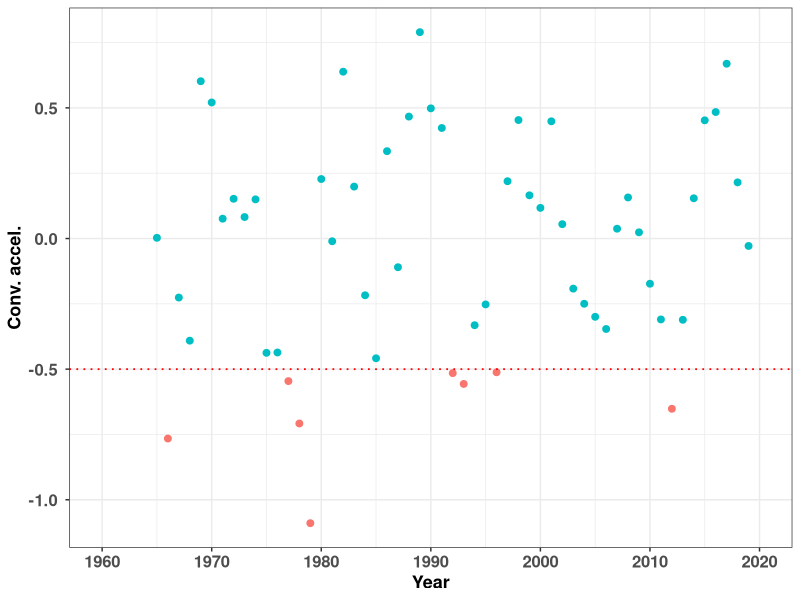
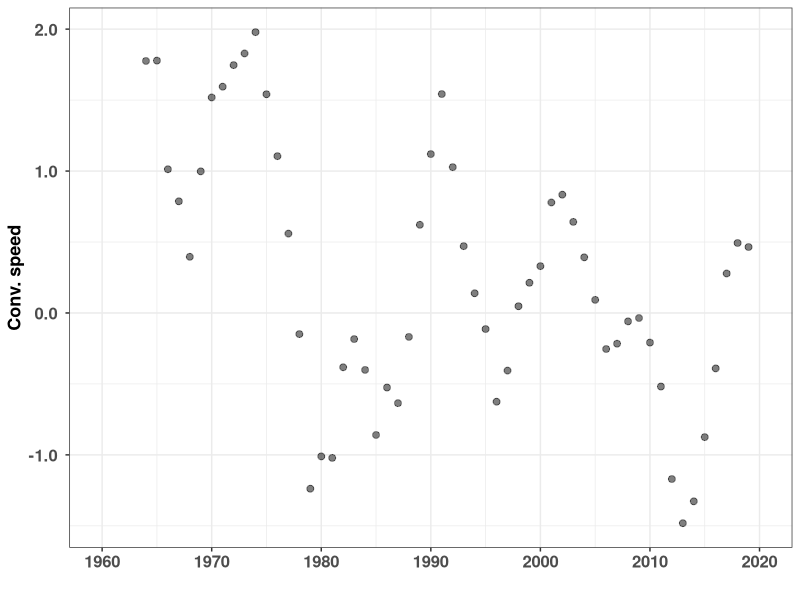
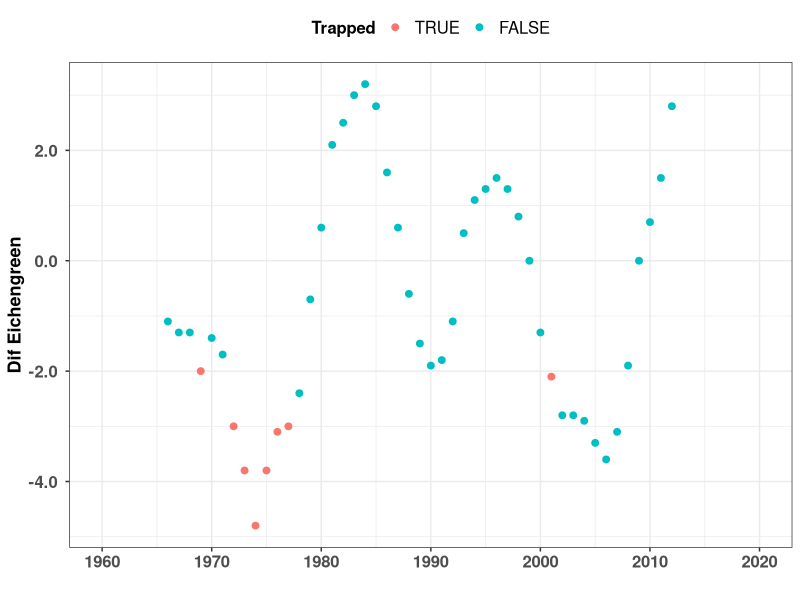
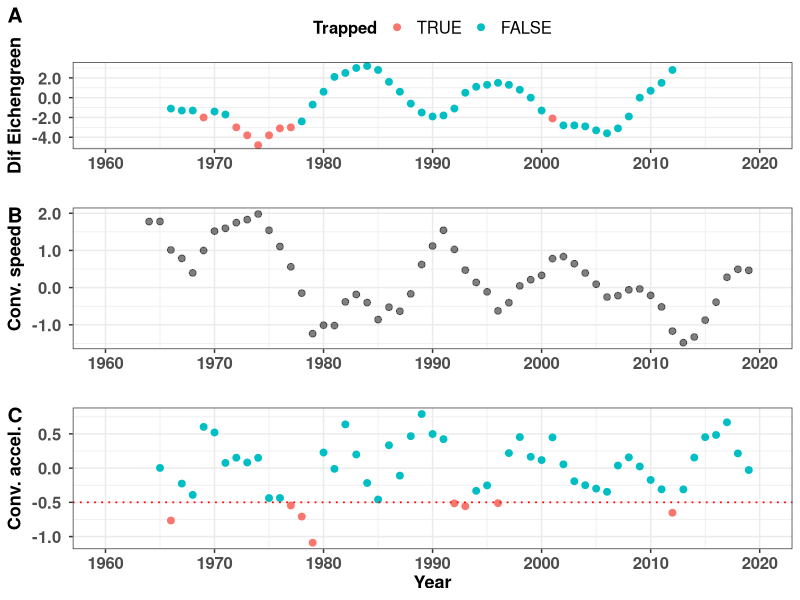
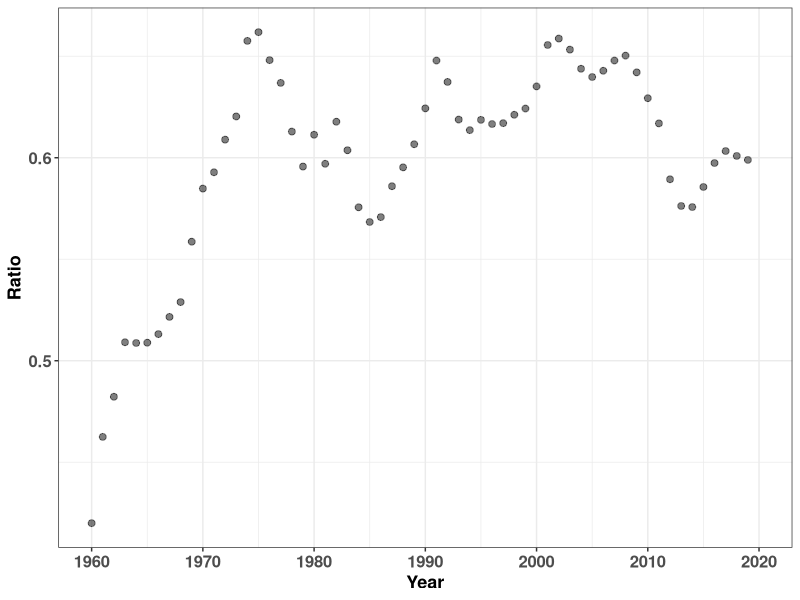
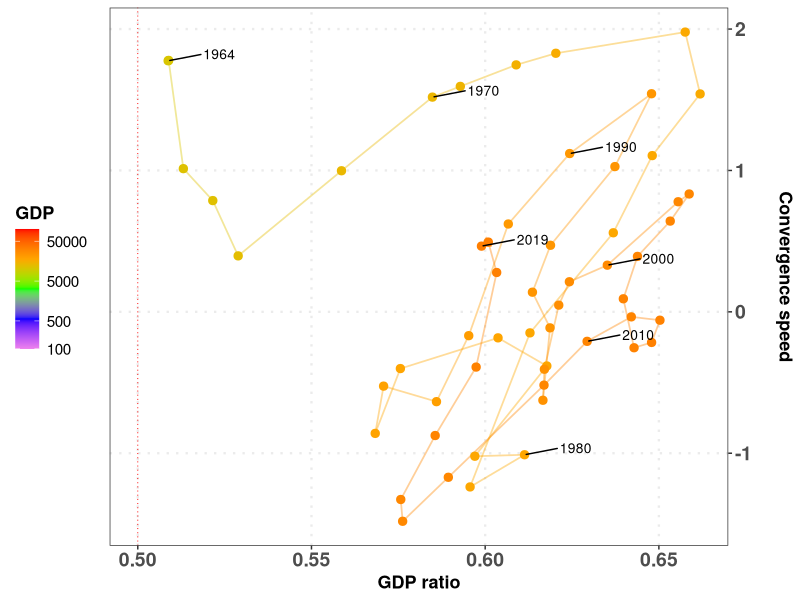

Recreate these plots in R, in order. (Note: this script raises an error after producing the figures.)
# Script to generate all magnitudes
# 
# List lcriteria allows to choose GDP, GNI or both
#
# Author: Javier Garcia-Algarra
# August 2021
# 
# set print_indiv to TRUE to procude all plots
# set print_tiff to print the ALL plot in that format
#
# Inputs:  data/GDP2010_WB.csv    GNIS.csv
#          config_data/config_plots.csv
#          config_data/criteria.txt
# Results: data/all_speeds_criteria.csv
#          figs/countries

library(ggplot2)
library(ggrepel)
library(cowplot)
library(patchwork)
library(zoo)

# Function to format axis labels
scaleFUN <- function(x) sprintf("%2.1f ", x)

criteria <- read.table("config_data/criteria.txt")
lcriteria <- criteria$V1

configuration_file <- read.table("config_data/config_plots.csv", sep=";", header=TRUE)
if (configuration_file$CountryCode == "MSCI"){           # Plot MSCI countries
  countries_msci <- read.csv("data/countries_msci.csv")
  lcountrycode <- countries_msci$ISOCode
} else 
  lcountrycode <- configuration_file$CountryCode

print_indiv <- configuration_file$print_indiv      # Print individual files
print_tiff <- configuration_file$print_tiff        # Produce tiff files. Be careful, each tiff file weights 24 MB!

USA_perc_middle_GNI <- 0.3
USA_perc_middle_GDP <- 0.5
gap_widening <- -0.5
mmovper_speed <- 5
mmovper_acc <- 5
last_year_Ecihengreen <- 2013
tdir1 <- "figs"
tdir <- paste0(tdir1,"/countries")
if (!dir.exists(tdir))
  dir.create(tdir1)
  dir.create(tdir)

for (criteria in lcriteria)
{
  count_countries <- 0
  if (criteria == "GDP")
    USA_perc_middle <- USA_perc_middle_GDP
  else
    USA_perc_middle <- USA_perc_middle_GNI
  for (countrycode in lcountrycode)
  {
    count_countries <- count_countries + 1
    print(paste(countrycode,criteria))
    if (criteria == "GNI"){
      DATA_WB <- read.csv("data/GNIS.csv")
    } else
      DATA_WB <- read.delim2("data/GDP2010_WB.csv")
    rawdata <- DATA_WB[DATA_WB$Country.Code==countrycode,]
    usadata <- DATA_WB[DATA_WB$Country.Name=="United States",]
    country <- DATA_WB[DATA_WB$Country.Code==countrycode,]$Country.Name
    datos_pais <- data.frame("Year"=seq(1960,2019))
    datos_pais$Magnitude = 0
    datos_pais$growth = 0
    datos_pais$gb = 0
    datos_pais$ga = 0
    datos_pais$dif = 0
    datos_pais$dgrowth_dt = 0
    datos_pais$USAMagnitude = 0
    datos_pais$ratio = 0
    datos_pais$dratio_dt = 0
    datos_pais$dratio_dt_mmov = 0
    datos_pais$dratio_dt2 = 0
    datos_pais$dratio_dt2_mmov = 0
    period_calc = 7
    for (i in 1960:2020){
      datos_pais$Magnitude[i-(1960)] <- as.numeric(rawdata[,4+i-1960])
      datos_pais$USAMagnitude[i-(1960)] <- as.numeric(usadata[,4+i-1960]) # USA GDP or GNI
      datos_pais$ratio[i-(1960)] <- datos_pais$Magnitude[i-(1960)]/datos_pais$USAMagnitude[i-(1960)]
    }
    for (j in 2:nrow(datos_pais))
      datos_pais$growth[j] <- 100*(datos_pais$Magnitude[j] - datos_pais$Magnitude[j-1])/
                              (datos_pais$Magnitude[j-1])  # Magnitude growth
    for (j in 2:nrow(datos_pais)){
      datos_pais$dgrowth_dt[j] <- (datos_pais$growth[j] - datos_pais$growth[j-1])
      # Gap closing speed
      datos_pais$dratio_dt[j] <- 100*(datos_pais$ratio[j] - datos_pais$ratio[j-1])
      if (j==2)
        datos_pais$dratio_dt2[j] <- 0
      else
        datos_pais$dratio_dt2[j] <- datos_pais$dratio_dt[j] - datos_pais$dratio_dt[j-1]
    }
    datos_pais$dratio_dt_mmov <- rollmean(datos_pais$dratio_dt, mmovper_speed, fill = NA,  align = "right")
    datos_pais$dratio_dt2_mmov<- rollmean(datos_pais$dratio_dt2, mmovper_acc, fill = NA,  align = "right")
    
    for (j in 2:nrow(datos_pais))
      datos_pais$dratio_dt2_mmov[j] <- (datos_pais$dratio_dt_mmov[j] - datos_pais$dratio_dt_mmov[j-1])
    # criteria Eichengreen
    for (j in period_calc:nrow(datos_pais))
      datos_pais$gb[j] <- sum(datos_pais$growth[(j-(period_calc-1)):j])/period_calc
    for (j in 1:(nrow(datos_pais)-period_calc))
      datos_pais$ga[j] <- sum(datos_pais$growth[(j+1):(j+(period_calc))])/period_calc
    for (j in 1:nrow(datos_pais))
      datos_pais$dif[j] <- datos_pais$ga[j]-datos_pais$gb[j]
    datosplot <- datos_pais[period_calc:(nrow(datos_pais)-period_calc),]
    datosplot$Trapped = FALSE
    mingb = 3.5
    mindif = -2
    minMagnitude = 5000
    limityears <- c(1960,2020)
    yearlabels <- seq(1960,2020,by=10) 
    datosplot$gb = (floor(datosplot$gb* 10)+1)/10
    datosplot$dif = (floor(datosplot$dif* 10)+1)/10
    for (k in 1:nrow(datosplot)){
      datosplot$Trapped[k] = (datosplot$Magnitude[k]>minMagnitude) & (datosplot$gb[k]>=mingb) & (datosplot$dif[k] <= mindif)
    }
    pEichen <- ggplot(data= datosplot, aes(x=Year,y=dif,color=Trapped))+
         geom_point(size=2)+ylab(paste("Dif Eichengreen"))+xlab("")+
         scale_color_discrete(limits = c('TRUE', 'FALSE'))+
         scale_x_continuous(limits=limityears,breaks=yearlabels,labels=yearlabels)+ 
         scale_y_continuous(labels=scaleFUN)+
         theme_bw()+ 
         theme(legend.position="top",
               legend.title = element_text(face="bold", size=12),
               legend.text = element_text( size=12),
            axis.text.y = element_text(face="bold", size=12),
            axis.text.x = element_text(face="bold", size=12),
            axis.title.x = element_text(face="bold", size=13),
            axis.title.y  = element_text(face="bold", size=13))
    
    datosEich <- datos_pais[(datos_pais$Year >= min(datosplot$Year))&
                              (datos_pais$Year<last_year_Ecihengreen),]
    datosEich <- datos_pais 
    pClosingGapSpeed <- ggplot(data= datosEich, aes(x=Year,y=dratio_dt_mmov))+
      geom_point(size=2,col="black",alpha=0.5)+ylab(paste("Conv. speed"))+
      scale_x_continuous(limits=limityears,breaks=yearlabels,labels=yearlabels)+
      scale_y_continuous(labels=scaleFUN)+
      theme_bw()+ xlab("")+
      theme(axis.text.y = element_text(face="bold", size=12),
            axis.text.x = element_text(face="bold", size=12),
            axis.title.x = element_text(face="bold", size=13),
            axis.title.y  = element_text(face="bold", size=13))
    
    pratio <- ggplot(data= datosEich, aes(x=Year,y=ratio))+
      geom_point(size=2,col="black",alpha=0.5)+ylab(paste("Ratio"))+
      scale_x_continuous(limits=limityears, breaks=yearlabels,labels=yearlabels)+
      theme_bw() + xlab("Year")+
      theme(axis.text.y = element_text(face="bold", size=12),
                                axis.text.x = element_text(face="bold", size=12),
                                axis.title.x = element_text(face="bold", size=13),
                                axis.title.y  = element_text(face="bold", size=13))
    
    datosEich$signacc <- datosEich$dratio_dt2_mmov > gap_widening
    pacc <- ggplot(data= datosEich, aes(x=Year,y=dratio_dt2_mmov,col=signacc))+
      geom_point(size=2)+ylab(paste("Conv. accel."))+
      scale_x_continuous(limits=limityears, breaks=yearlabels,labels=yearlabels)+
      scale_y_continuous(labels=scaleFUN)+
      geom_hline(yintercept=gap_widening, color="red",linetype = "dotted",size=0.6) +
      theme_bw() + xlab("Year")+
      theme(legend.position = "none",
            axis.text.y = element_text(face="bold", size=12),
            axis.text.x = element_text(face="bold", size=12),
            axis.title.x = element_text(face="bold", size=13),
            axis.title.y  = element_text(face="bold", size=13))
    
    pizda <- plot_grid(
      pEichen, pClosingGapSpeed, pacc,labels=c("A","B","C"),
      label_size = 15,
      ncol = 1
    )
    
    datos_pais$Country = country
    datos_pais$CountryCode = rawdata$Country.Code[1]
    if (print_indiv){
      ppi <- 300

      my_breaks <- c(100,500,1000,2500,5000,10000,20000,50000)
      my_breaks <- c(100,500,5000,50000)
      datos_speed <- datos_pais[!is.na(datos_pais$dratio_dt_mmov),]
      pratiospeed <- ggplot(data=datos_speed) +
        geom_path(
          aes(y = dratio_dt_mmov, x = ratio, colour=Magnitude),alpha=0.4,size = 0.6,
          arrow = arrow(length = unit(0.25, "cm"),type="closed"))+
        geom_point(aes(y = dratio_dt_mmov, x = ratio, colour=Magnitude),size=2.5,
                 alpha=1) +
        scale_color_gradientn(name=criteria,colours=c("violet","blue","green","orange","red"),trans="log",
                                                      breaks = my_breaks, labels = my_breaks,limits=c(100,100000))+
       # geom_hline(yintercept=gap_widening, color="red",linetype = "dotted",size=0.3) +
        geom_text_repel(data=subset(datos_speed,(Year%%10 == 0) | (Year==max(Year)) | (Year==min(Year))),
                    aes(label=Year,y = dratio_dt_mmov, x = ratio), 
                    hjust=-1,vjust=-0.2, size=3.5, color= "black" ) + 
       # scale_x_sqrt(breaks = c(0.01, 0.1, 0.3, 0.5,1))+
        scale_y_continuous(position = "right")+
        ylab("Convergence speed\n") + xlab(paste(criteria,"ratio"))+
        theme_bw()+theme(panel.grid.minor = element_blank(),
                         panel.grid.major = element_line(size = 0.8,linetype = "dotted"),
                         legend.title = element_text(face="bold", size=13),
                         legend.text = element_text( size=11),
                         legend.position = "left",
                         plot.title = element_text(hjust = 0.5,size=16),
                         axis.text.y = element_text(face="bold", size=14),
                         axis.text.x = element_text(face="bold", size=14),
                         axis.title.x = element_text(face="bold", size=13),
                         axis.title.y  = element_text(face="bold", size=13))
      if ((min(datos_speed$ratio) < 1.1*USA_perc_middle) & (max(datos_speed$ratio) > USA_perc_middle))
         pratiospeed <- pratiospeed + geom_vline(xintercept=USA_perc_middle, color="red",linetype = "dotted",size=0.3)
     
      wplot <- 13
      hplot <- 7
      nfile <- paste0(tdir,"/ALL_",country,"_",criteria,"_",mmovper)
      prattitle <- pratiospeed+ ggtitle(country)
      png(paste0(nfile,".png"), width=wplot*ppi, height=hplot*ppi, res=ppi)
      todo <- plot_grid(
        pizda,prattitle,labels=c(" ","D"),
        label_size = 14,
        ncol = 2
        )#+plot_annotation(title = paste(country,criteria),
        #                  theme = theme(plot.title = element_text(size = 18)))
      print(todo)
      dev.off()
      
      if (print_tiff){
        tiff(paste0(nfile,".tiff"), width=wplot*ppi, height=hplot*ppi,res=ppi)
        print(todo)
        dev.off()
      }
      
      wplot <- 8
      hplot <- 7
      nfile <- paste0(tdir,"/PHASE_",country,"_",criteria,"_",mmovper)
      png(paste0(nfile,".png"), width=wplot*ppi, height=hplot*ppi, res=ppi)
      print(prattitle)
      dev.off()
      
      if (print_tiff){
        tiff(paste0(nfile,".tiff"), width=wplot*ppi, height=hplot*ppi,res=ppi)
        print(prattitle)
        dev.off()
      }
      
      wplot <- 7
      hplot <- 6
      nfile <- paste0(tdir,"/TIMELINE_",country,"_",criteria,"_",mmovper)
      png(paste0(nfile,".png"), width=wplot*ppi, height=hplot*ppi, res=ppi)
      ptimes <- plot_grid(
        pEichen, pClosingGapSpeed+xlab("Year"), labels=c("A","B"),
        label_size = 15,
        ncol = 1
      )      
      
      if (print_tiff){
        tiff(paste0(nfile,".tiff"), width=wplot*ppi, height=hplot*ppi,res=ppi)
        print(ptimes)
        dev.off()
      }
      
      
      print(ptimes)
      dev.off()
    }
    if (count_countries == 1)
      datos_all <- datos_pais
    else
      datos_all <- rbind(datos_all,datos_pais)
  }

  refx <- USA_perc_middle
  refy <- 0
  lp <- unique(datos_all$Country)
  datadist <- data.frame("Country"=c(),"CountryCode"=c(),"distX"=c(),"distY"=c())
  for (k in lp){
    clean_data <- datos_all[(datos_all$Country == k) & !is.na(datos_all$ratio) & 
                            !is.na(datos_all$dratio_dt_mmov),]
    datosx <- datos_all[(datos_all$Country == k) & !is.na(datos_all$ratio),]$ratio
    datosy <- datos_all[(datos_all$Country == k) & !is.na(datos_all$dratio_dt_mmov),]$dratio_dt_mmov
    datadist <- rbind(datadist,data.frame("Country"=k,"CountryCode"= clean_data$CountryCode[1],
                                          "distX"=mean(clean_data$ratio),
                      "distY"=mean(clean_data$dratio_dt_mmov)))
  }
  
  datos_total <- subset(datos_all,select=-c(ga,gb))
  if (length(lcountrycode)>1)  # to avoid accidental overwriting when testing with a short list
     write.csv(datos_total,paste0("data/all_speeds_",criteria,".csv"),row.names = FALSE)
     remove("datos_total")

  
}
